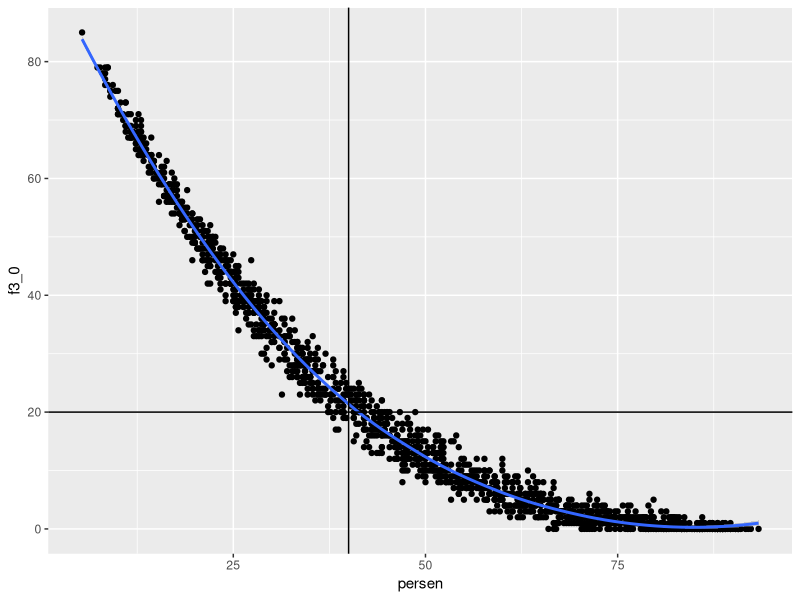

R code for this plot:
rm(list=ls())

library(dplyr)
library(tidyr)
library(parallel)
library(ggplot2)

n_core = 2
n_sim  = 100

simu_liu = function(performa_sim){
  # generate sales 3 bulan
  bln_1 = sample(0:1,size = n_sim,prob = c(1-performa_sim,performa_sim),replace = T)
  bln_2 = sample(0:1,size = n_sim,prob = c(1-performa_sim,performa_sim),replace = T)
  bln_3 = sample(0:1,size = n_sim,prob = c(1-performa_sim,performa_sim),replace = T)
  
  # kita hitung persentase nya
  persen = sum(bln_1,bln_2,bln_3) / (3 * n_sim)
  persen = round(persen * 100,2)
  
  # kita hitung f3 = 0
  f3   = bln_1 + bln_2 + bln_3
  f3_0 = f3[which(f3 == 0)] |> length()
  
  # kita buat output
  output = data.frame(persen,f3_0)
  return(output)
}

input_1 = seq(10,90,by = 0.1) / 100
input_2 = seq(10,90,by = 0.1) / 100
input   = c(input_1,input_2)


temp  = mclapply(input,simu_liu,mc.cores = n_core)
data.table::rbindlist(temp) |>
  as.data.frame() |>
  ggplot(aes(x = persen,y = f3_0)) +
  geom_point() +
  geom_smooth(method = "loess") +
  geom_vline(xintercept = 40) +
  geom_hline(yintercept = 20)
